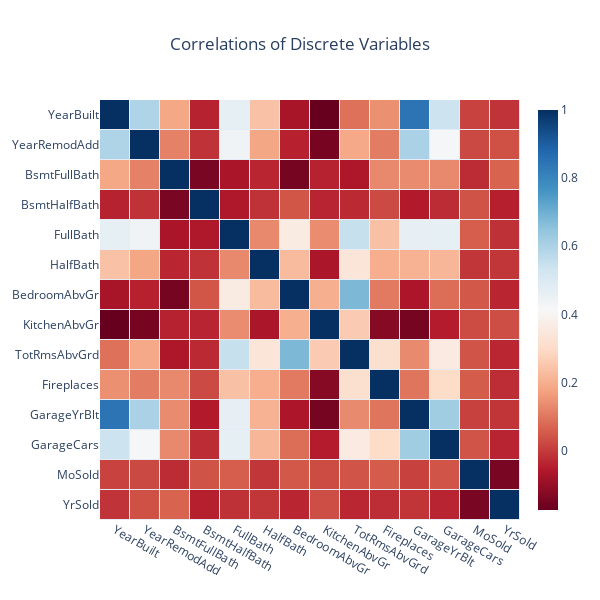

Notebook code for this chart:
### Code cell
# How correlated are these variables?
# First let's standardize to mean 0, std 1

for col in disc:
    house_s[col] = (house[col] - house[col].mean()) / house[col].std()
disc_corr = house_s[disc].T @ house_s[disc] / (nrows-1)

heat = go.Heatmap(z=disc_corr,
                  x=disc_corr.index,
                  y=disc_corr.index,
                  xgap=1, ygap=1,
                  colorscale='RdBu',
                  colorbar_thickness=20,
                  colorbar_ticklen=3,
                  #hovertext =hovertext,
                  #hoverinfo='text'
)
layout = go.Layout(title_text='Correlations of Discrete Variables', title_x=0.5, 
                   width=600, height=600,
                   xaxis_showgrid=False,
                   yaxis_showgrid=False,
                   yaxis_autorange='reversed'
                  )
   
fig4=go.Figure(data=[heat], layout=layout)        
fig4.show()

### Figure 1 — Plotly figure (JSON) as saved in the notebook; plotly's stock layout.template omitted (floating-point values rounded to 4 significant figures; data arrays with more than 128 entries replaced by an {"elided": "..."} marker saying what was removed)
{"data": [{"colorbar": {"thickness": 20, "ticklen": 3}, "colorscale": [[0, "rgb(103,0,31)"], [0.1, "rgb(178,24,43)"], [0.2, "rgb(214,96,77)"], [0.3, "rgb(244,165,130)"], [0.4, "rgb(253,219,199)"], [0.5, "rgb(247,247,247)"], [0.6, "rgb(209,229,240)"], [0.7, "rgb(146,197,222)"], [0.8, "rgb(67,147,195)"], [0.9, "rgb(33,102,172)"], [1, "rgb(5,48,97)"]], "type": "heatmap", "x": ["YearBuilt", "YearRemodAdd", "BsmtFullBath", "BsmtHalfBath", "FullBath", "HalfBath", "BedroomAbvGr", "KitchenAbvGr", "TotRmsAbvGrd", "Fireplaces", "GarageYrBlt", "GarageCars", "MoSold", "YrSold"], "xgap": 1, "y": ["YearBuilt", "YearRemodAdd", "BsmtFullBath", "BsmtHalfBath", "FullBath", "HalfBath", "BedroomAbvGr", "KitchenAbvGr", "TotRmsAbvGrd", "Fireplaces", "GarageYrBlt", "GarageCars", "MoSold", "YrSold"], "ygap": 1, "z": {"elided": "14x14 float values"}}], "layout": {"height": 600, "title": {"text": "Correlations of Discrete Variables", "x": 0.5}, "width": 600, "xaxis": {"showgrid": false}, "yaxis": {"autorange": "reversed", "showgrid": false}}}
